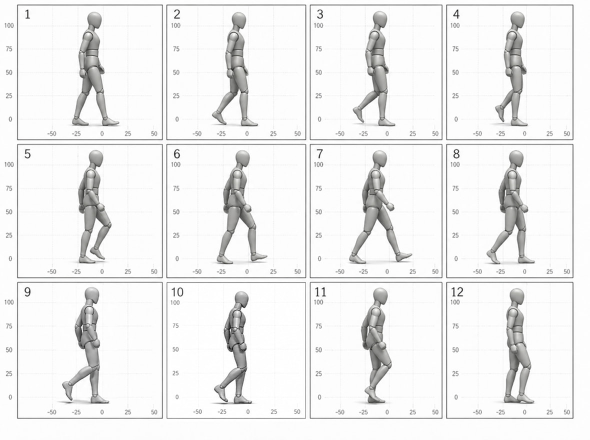
#> input picture assets/references/gpt-image-2-community-walk/mannequin_walk_12f_source.jpg, 1179 x 880 px (shown at 1/2 size); its folder holds only this picture in this run
$ python -i generate_walk6_whitelist_once.py   (imports and definitions only)
#> lines starting #> are read from the running program, lines starting #| are printed output that depends on the picture
#!/usr/bin/env python3
from __future__ import annotations
import json, time, urllib.request, shutil
from pathlib import Path
from PIL import Image, ImageDraw

API='http://127.0.0.1:4184/api/generate'
OUT=Path('/Users/tajokim/.hermes/image_cache/asset-studio-local/whitelist_walk6')
# [1 line not run here, left out]
FRAMES=6

prompt='''small hooded dungeon cleanup worker with brass goggles and short broom/tool, same character in every frame

Create exactly one horizontal 6-frame sprite sheet for ACTION walk6, target direction S/front-facing.

CORE ANIMATION LOCKS — apply before walk-specific PASS:
1 Identity Lock: exactly the same hood, goggles, face area, body proportions, costume pieces, palette, outline thickness, pixel scale, and silhouette in every frame.
2 Equipment Lock: the same broom/tool design stays attached to the same hand/side; it may rotate but must not change length, shape, hand, or identity.
3 Direction Lock: every frame remains S/front-facing with the same camera angle; no accidental side/front/back drift.
4 Root Lock: same pelvis/root anchor, head/torso center, foot baseline, pivot, and scale; the whole body must not slide inside the cell.
5 Motion Read: the dominant readable action must be a walk, not one-foot tapping, idle bobbing, skating, dancing, or fidgeting.
6 Loop Read: repeated playback must not pop, teleport, jitter, or require bbox-centering/crop tricks to look stable.
7 Production Clean: exactly 6 clean cells, transparent/chroma cleanup-ready, contained pixels, no text/watermark/noise/residue, no baked VFX.
If any lock fails, mark FAIL even if alpha, frame count, or motion partially pass.

WHITELIST PASS CONTRACT FOR WALK6:
PASS only if the sheet reads as a smooth front-facing in-place walk cycle AND preserves all core locks above.
Required frame beats, left to right:
1 left foot contact: left foot clearly forward/down, right foot back, opposite arm/tool phase
2 down-left: weight lowers after left contact, same front-facing torso
3 passing-left: feet close under body, weight passing
4 right foot contact: right foot clearly forward/down, left foot back, opposite arm/tool phase reversed from frame 1
5 down-right: weight lowers after right contact, same front-facing torso
6 passing-right: feet close under body, connects back to frame 1

Hard acceptance criteria:
- Every frame remains S/front-facing, looking toward camera/front; no side profile, diagonal turn, or back view.
- Feet must visibly alternate left/right contact with BOTH legs participating. Frame 1 and frame 4 must be clearly opposite foot contact poses.
- This must NOT read as one foot tapping, one-foot wiggle, ankle twitch, or only the right foot moving while the other leg stays planted.
- Frames 2/5 must read as down/weight-transfer poses; frames 3/6 must read as passing poses with both feet close under the body.
- Pelvis, shoulders, and head must show subtle walk rhythm/bob that supports the leg cycle, while the root pivot remains fixed.
- Arms/tool counter-swing consistently and the broom/tool stays attached to the same hand/side in every frame.
- Character keeps a fixed pelvis/root anchor: same head/torso center, same foot baseline, same scale, and same pivot in all six cells.
- Only legs/arms/tool swing around the fixed body anchor; the whole character must not slide left/right inside the cell.
- No moonwalk, no skating, no hopping, no dancing/flailing, no horse-like or quadruped gait, no duplicate idle-only frames, no one-foot fidget animation.
- Same identity, costume, goggles, hood, broom/tool, palette, outline thickness, proportions, pivot, and scale in all frames.
- If the dominant readable action is not walking, this is FAIL.

Sheet/layout:
- exactly 1 row x 6 evenly spaced cells, wide empty #00FF00 gutters.
- every body part/tool/shadow fully inside its own cell with at least 20% empty side margin.
- flat exact RGB(0,255,0) chroma green background edge-to-edge before postprocess.
- refined 32-bit pixel art, dark muted fantasy palette, clean silhouette, game-ready sprite.
- no text, no numbers, no watermark, no mockup frame, no VFX, no particles, no background scene.'''

payload={
  'prompt':prompt,
  'preset':'pixel',
  'aspect_ratio':'square',
  'background_mode':'chroma_green',
  'target_direction':'S',
  'reference_direction':'S',
  'direction_mode':'single',
  'animation_mode':'walk6',
  'frame_count':FRAMES,
  'walk_frames':FRAMES,
  'chroma_mode':'global',
  'asset_type':'character',
  'no_baked_vfx':True,
}

def post(payload):
    req=urllib.request.Request(API, data=json.dumps(payload).encode('utf-8'), headers={'Content-Type':'application/json'})
    with urllib.request.urlopen(req, timeout=420) as r:
        return json.loads(r.read().decode('utf-8'))

def make_checker(src:Path, dst:Path):
    img=Image.open(src).convert('RGBA')
    bg=Image.new('RGBA', img.size, (34,34,38,255))
    d=ImageDraw.Draw(bg); s=24
    for y in range(0,img.height,s):
        for x in range(0,img.width,s):
            col=(72,72,76,255) if ((x//s+y//s)%2) else (42,42,46,255)
            d.rectangle([x,y,x+s-1,y+s-1], fill=col)
    bg.alpha_composite(img)
    bg.save(dst)

def make_gifs(src:Path, stem:str):
    img=Image.open(src).convert('RGBA')
    w,h=img.size; cell=w//FRAMES
    # Preserve each sprite's original cell-relative offset. Do not crop by bbox and
    # re-center, because bbox-centering hides root drift and can create a horse-like
    # bounce in the preview. The GIF preview is a scaled view of the fixed cells.
    cells=[]
    for i in range(FRAMES):
        crop=img.crop((i*cell,0,w if i==FRAMES-1 else (i+1)*cell,h))
        cells.append(crop)
    maxdim=max(cell,h)
    scale=max(1, int((maxdim + 319)//320))
    canvas=(cell//scale, h//scale)
    frs=[]
    for c in cells:
        f=c.resize(canvas, Image.Resampling.NEAREST) if scale>1 else c.copy()
        frs.append(f)
    trans=[]
    for f in frs:
        p=f.convert('P', palette=Image.Palette.ADAPTIVE, colors=255)
        mask=Image.eval(f.getchannel('A'), lambda a: 255 if a<=10 else 0)
        p.paste(255, mask); p.info['transparency']=255
        trans.append(p)
    trans_path=OUT/f'{stem}_transparent.gif'
    trans[0].save(trans_path, save_all=True, append_images=trans[1:], duration=115, loop=0, transparency=255, disposal=2)
    chk=[]
    for f in frs:
        bg=Image.new('RGBA', canvas, (34,34,38,255)); d=ImageDraw.Draw(bg); s=8
        for y in range(0,canvas[1],s):
            for x in range(0,canvas[0],s):
                col=(72,72,76,255) if ((x//s+y//s)%2) else (42,42,46,255)
                d.rectangle([x,y,x+s-1,y+s-1], fill=col)
        bg.alpha_composite(f)
        chk.append(bg.convert('P', palette=Image.Palette.ADAPTIVE, colors=128))
    chk_path=OUT/f'{stem}_checker.gif'
    chk[0].save(chk_path, save_all=True, append_images=chk[1:], duration=115, loop=0, disposal=2)
    return str(trans_path), str(chk_path), {'gif_frames':len(frs),'canvas':canvas,'alignment':'preserve_cell_offsets','scale':scale}

def qa(path:Path):
    im=Image.open(path).convert('RGBA')
    w,h=im.size; px=im.load(); cell=w//FRAMES
#> after `w, h = im.size`: w = 1179; h = 880
#> after `cell = w // FRAMES`: cell = 196
    corners=[px[0,0][3],px[w-1,0][3],px[0,h-1][3],px[w-1,h-1][3]]
#> corners = [255, 255, 255, 255]
    stats=[]
    centers=[]; bottoms=[]; heights=[]; widths=[]
    for i in range(FRAMES):
        crop=im.crop((i*cell,0,w if i==FRAMES-1 else (i+1)*cell,h))
        alpha=crop.getchannel('A')
        bbox=alpha.getbbox()
        hist=alpha.histogram()
        opaque=sum(hist[21:])
        item={'frame':i+1,'bbox':bbox,'opaque':opaque}
        if bbox:
            x0,y0,x1,y1=bbox
            cx=round((x0+x1)/2,2); cy=round((y0+y1)/2,2)
            item.update({'center':[cx,cy],'bottom':y1,'size':[x1-x0,y1-y0]})
            centers.append(cx); bottoms.append(y1); widths.append(x1-x0); heights.append(y1-y0)
        stats.append(item)
#> this loop made 6 passes
#> (opaque, x1, cx) on passes 1 to 6: (172480, 196, 98), (172480, 196, 98), (172480, 196, 98), (172480, 196, 98), (172480, 196, 98), (175120, 199, 99.5)
#> pass 1, in qa, `crop=im.crop((i*cell,0,w if i==FRAMES-1 else (i+1)*cell,h))`:
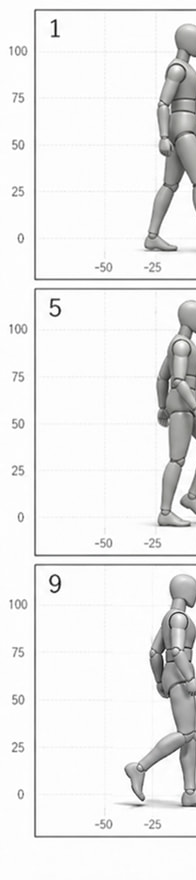
#> crop: PIL image 196x880 RGBA; mean R, G, B, A 236.9, 236.9, 236.8, 255
#> pass 2, in qa, `crop=im.crop((i*cell,0,w if i==FRAMES-1 else (i+1)*cell,h))`:
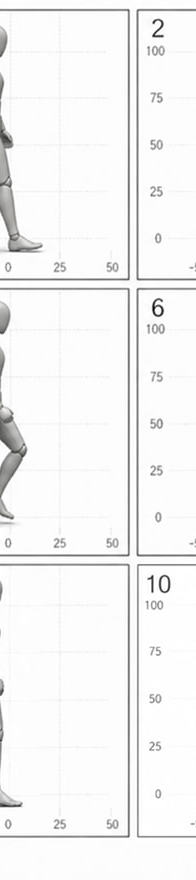
#> crop: PIL image 196x880 RGBA; mean R, G, B, A 244.8, 244.8, 244.8, 255
#> pass 3, in qa, `crop=im.crop((i*cell,0,w if i==FRAMES-1 else (i+1)*cell,h))`:
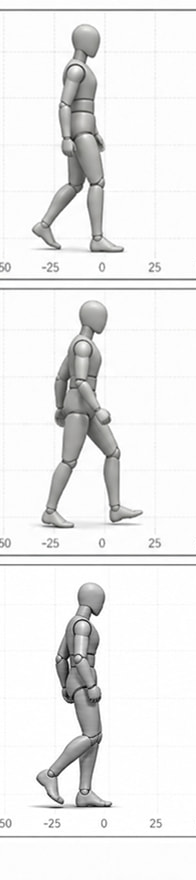
#> crop: PIL image 196x880 RGBA; mean R, G, B, A 236.5, 236.5, 236.3, 255
#> after the loop, bottoms = [880, 880, 880, 880, 880, 880]; centers = [98, 98, 98, 98, 98, 99.5]; heights = [880, 880, 880, 880, 880, 880]; stats = 6 items; widths = [196, 196, 196, 196, 196, 199]
    drift={
        'bbox_center_x_range': round(max(centers)-min(centers),2) if centers else None,
        'bbox_bottom_range': max(bottoms)-min(bottoms) if bottoms else None,
        'bbox_width_range': max(widths)-min(widths) if widths else None,
        'bbox_height_range': max(heights)-min(heights) if heights else None,
        'anchor_note': 'bbox metrics are a coarse proxy; final PASS still requires visual pelvis/root QA',
    }
    return {'size':[w,h],'corner_alpha':corners,'alpha_pass':corners==[0,0,0,0],'frames':stats,'anchor_drift':drift}

started=time.time()
# [1 line that did not run here, left out]
# [1 line that did not run here, left out]
# [4 lines not run here, left out]

# [1 line that did not run here, left out]
stem=f'walk6_whitelist_{int(time.time())}'
dst=OUT/f'{stem}.png'
# [1 line not run here, left out]
chk=OUT/f'{stem}_checker.png'
# [1 line not run here, left out]
# [1 line that did not run here, left out]
# [3 lines not run here, left out]

>>> result = qa('../assets/references/gpt-image-2-community-walk/mannequin_walk_12f_source.jpg')
#> result = 5 items
